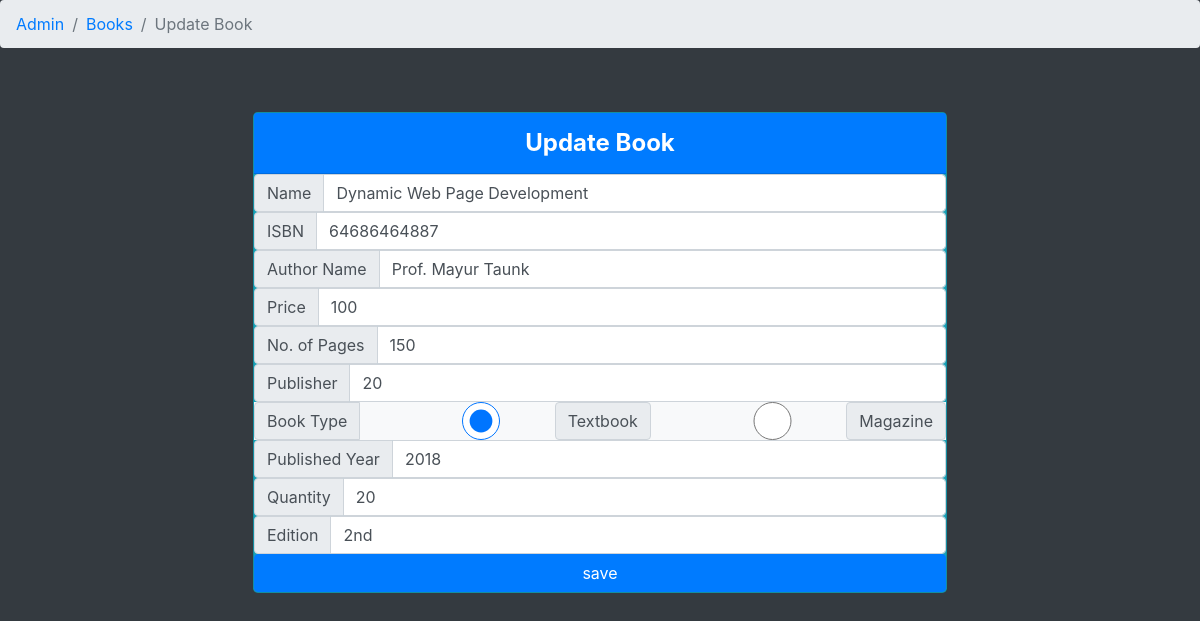
Page /updateBook.php?id=18 on the committed database.
### tables this page shows
CREATE TABLE `books` (
  `id` int(11) NOT NULL,
  `name` varchar(45) DEFAULT NULL,
  `isbn` bigint(16) DEFAULT NULL,
  `authorName` varchar(100) DEFAULT NULL,
  `price` double DEFAULT NULL,
  `pages` int(11) DEFAULT NULL,
  `publisher` varchar(45) DEFAULT NULL,
  `bookType` enum('TEXTBOOK','MAGAZINE') DEFAULT NULL,
  `publishedYear` int(11) DEFAULT NULL,
  `qty` int(11) DEFAULT NULL,
  `edition` varchar(45) DEFAULT NULL
);

### Database.php (called while the page is built, shortened)
<?php
class Database{
    public static function getConnection(){
        return mysqli_connect("localhost","root","","library");
    }
	public static function selectrow($table, $id){
        $result=mysqli_query(Database::getConnection(),"select * from $table where id=$id;");
		return mysqli_fetch_assoc($result);
    }
}
?>

### updateBook.php (the view, shortened to what this page needs)
<?php
	require("./Database.php");
?>
<!DOCTYPE html>
<html>
<head>
	<link rel="stylesheet" href="css/bootstrap.min.css">
<head>
<body class="bg-dark">
<nav aria-label="breadcrumb">
	<ol class="breadcrumb">
		<li class="breadcrumb-item"><a href="index.php">Admin</a></li>
		<li class="breadcrumb-item"><a href="viewBooks.php">Books</a></li>
		<li class="breadcrumb-item active" aria-current="page">Update Book</li>
	</ol>
</nav>
<div class="row">
<div class="col-2">
</div>
<div class="col-8">
<div class="card bg-info rounded-lg m-5">
<div class="card-header bg-primary text-white text-center">
	<font size="5px"><b>Update Book</b></font>
</div>
<center>
    <?php
        if(isset($_GET["id"]))
            $id=$_GET["id"];
        $row=db::selectrow('books',$id);
    ?>
<form method="post" action="./updateBook.php">
            <div class="input-group">
				<div class="input-group-prepend">
					<span class="input-group-text" id="addon-wrapping">Name</span>
				</div>
				<input type="text" class="form-control" placeholder="Bookname" name="name" value="<?php echo $row['name']; ?>">
			</div>
			<div class="input-group">
				<div class="input-group-prepend">
					<span class="input-group-text" id="addon-wrapping">ISBN</span>
				</div>
				<input type="number" class="form-control" placeholder="ISBN" name="isbn" value="<?php echo $row['isbn']; ?>">
			</div>
			<div class="input-group">
				<div class="input-group-prepend">
					<span class="input-group-text" id="addon-wrapping">Author Name</span>
				</div>
				<input type="text" class="form-control" placeholder="Name" name="authorName" value="<?php echo $row['authorName']; ?>">
			</div>
			<div class="input-group">
				<div class="input-group-prepend">
					<span class="input-group-text" id="addon-wrapping">Price</span>
				</div>
				<input type="number" class="form-control" placeholder="amount" name="price" value="<?php echo $row['price']; ?>">
			</div>
			<div class="input-group">
				<div class="input-group-prepend">
					<span class="input-group-text" id="addon-wrapping">No. of Pages</span>
				</div>
				<input type="number" class="form-control" placeholder="pages" name="pages" value="<?php echo $row['pages']; ?>">
			</div>
			<div class="input-group">
				<div class="input-group-prepend">
					<span class="input-group-text" id="addon-wrapping">Publisher</span>
				</div>
				<input type="text" class="form-control" placeholder="Quantity" name="publisher" value="<?php echo $row['publisher']; ?>">
			</div>
			<div class="input-group bg-light">
				<div class="input-group-prepend">
					<span class="input-group-text" id="addon-wrapping">Book Type</span>
				</div>
				<input type="radio" class="form-control ml-5" name="bookType" value='TEXTBOOK' <?php if($row['bookType']=='TEXTBOOK') echo 'checked'; ?>>
				<span class="input-group-text">Textbook</span>
				<input type="radio" class="form-control ml-5" name="bookType" value='MAGAZINE' <?php if($row['bookType']=='MAGAZINE') echo 'checked'; ?>>
				<span class="input-group-text">Magazine</span>
			</div>
			<div class="input-group">
				<div class="input-group-prepend">
					<span class="input-group-text" id="addon-wrapping">Published Year</span>
				</div>
				<input type="number" class="form-control" placeholder="year" name="publishedYear" value="<?php echo $row['publishedYear']; ?>">
			</div>
			<div class="input-group">
				<div class="input-group-prepend">
					<span class="input-group-text" id="addon-wrapping">Quantity</span>
				</div>
				<input type="number" class="form-control" placeholder="quantity" name="qty" value="<?php echo $row['qty']; ?>">
			</div>
			<div class="input-group">
				<div class="input-group-prepend">
					<span class="input-group-text" id="addon-wrapping">Edition</span>
				</div>
				<input type="text" class="form-control" placeholder="edition" name="edition" value="<?php echo $row['edition']; ?>">
			</div>
			<input class="btn btn-block btn-primary" type="submit" name="submit" value="save">
    </form>
</center>
</div>
</div>
</div>
</body>
</html>

### rows in the picture
books: name "Dynamic Web Page Development", isbn "64686464887", authorName "Prof. Mayur Taunk", price "100", pages "150", publisher "20", bookType "☑", publishedYear "2018", qty "20", edition "2nd"
